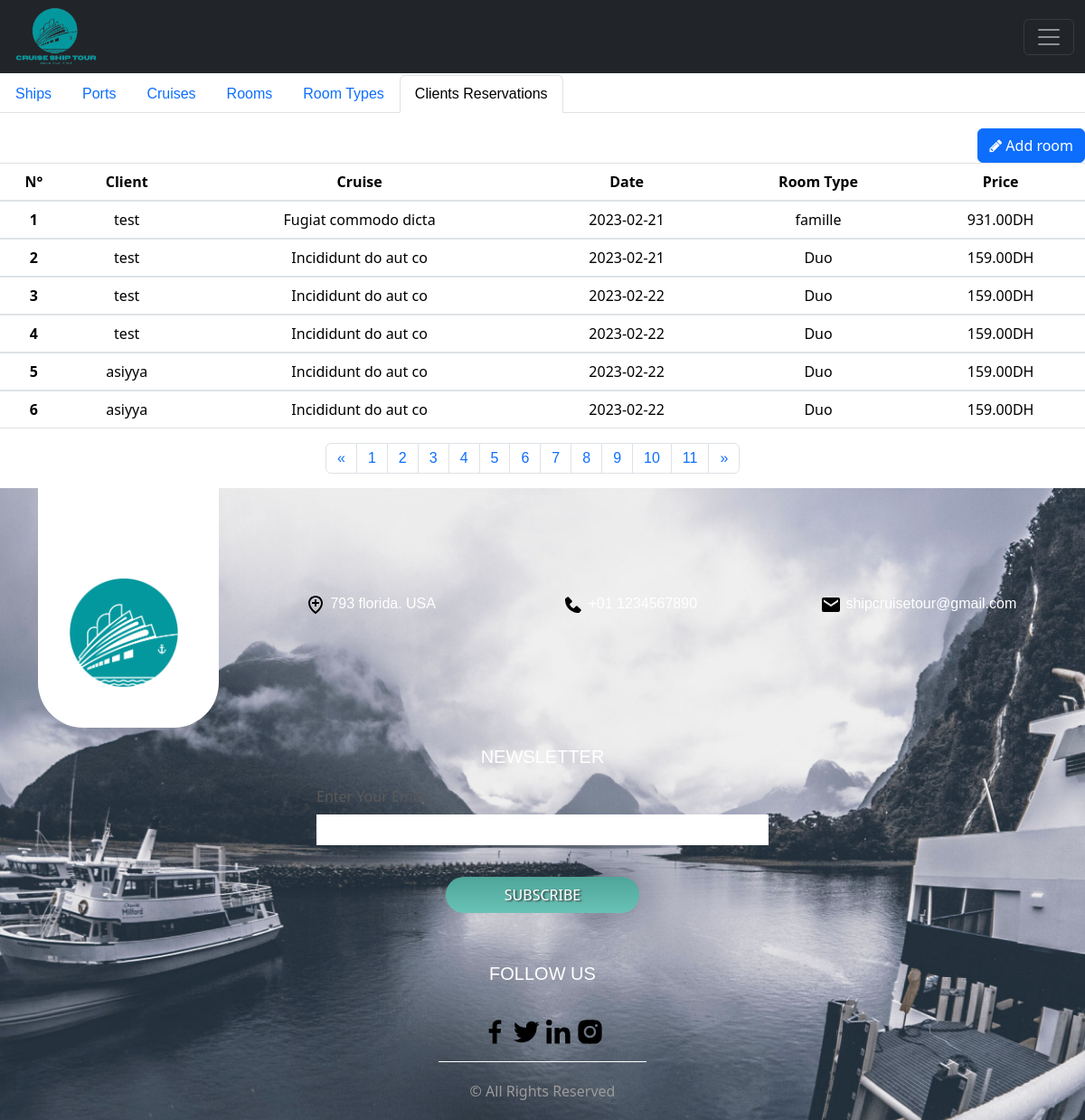
The app's page /clientsreservations (signed in) with its own data.
### tables this page shows
CREATE TABLE `reservations` (
  `id` int(10) NOT NULL,
  `date` date NOT NULL,
  `prix` int(10) NOT NULL,
  `id_client` int(4) NOT NULL,
  `id_cruise` int(5) NOT NULL,
  `id_chambre` int(5) NOT NULL
);

CREATE TABLE `users` (
  `id` int(4) NOT NULL,
  `nom` varchar(20) NOT NULL,
  `email` varchar(100) NOT NULL,
  `password` varchar(100) NOT NULL,
  `role` tinyint(1) NOT NULL,
  `prenom` varchar(20) DEFAULT NULL
);

CREATE TABLE `cruises` (
  `id` int(5) NOT NULL,
  `prix` int(5) NOT NULL,
  `image` varchar(255) NOT NULL,
  `nombre_nuits` int(2) NOT NULL,
  `port_depart` varchar(30) NOT NULL,
  `date_depart` date NOT NULL,
  `id_ship` int(5) NOT NULL,
  `nom` varchar(300) NOT NULL,
  `descriptif` varchar(10000) NOT NULL,
  `itineraire` varchar(255) NOT NULL
);

CREATE TABLE `roomtypes` (
  `id` int(2) NOT NULL,
  `prix` int(10) NOT NULL,
  `capacite` int(2) NOT NULL,
  `type` varchar(20) NOT NULL
);

### app/libraries/Core.php (called while the page is built, shortened)
<?php
  class Core {
    protected $currentMethod = 'index';
    public function __construct(){
      $url = $this->getUrl();
            if(file_exists('../app/controllers/'.ucwords($url[0]).'.php')){
        unset($url[0]);
      }
      $this->currentController = new $this->currentController;
      $this->params = $url ? array_values($url) : [];
      call_user_func_array([$this->currentController, $this->currentMethod], $this->params);
    }
    public function getUrl(){
        if(isset($_GET['url'])){
          $url = rtrim($_GET['url'], '/');
          $url = filter_var($url, FILTER_SANITIZE_URL);
          $url = explode('/', $url);
          return $url;
        }
    }
  }

### public/index.php (called while the page is built, shortened)
<?php
  $init = new Core;

### app/libraries/Database.php (called while the page is built, shortened)
<?php
class Database {
	private $host = DB_HOST;
	private $user = DB_USER;
	private $pass = DB_PASS;
	private $dbname = DB_NAME;
	private $dbh;
	private $stmt;
	public function __construct() {
		$dsn = 'mysql:host=' . $this->host . ';dbname=' . $this->dbname;
		$options = array (
			PDO::ATTR_PERSISTENT => true,
			PDO::ATTR_ERRMODE => PDO::ERRMODE_EXCEPTION
		);
		try {
			$this->dbh = new PDO ($dsn, $this->user, $this->pass, $options);
		}
		catch ( PDOException $e ) {
			$this->error = $e->getMessage();
		}
	}
	public function query($query) {
		 $this->stmt = $this->dbh->prepare($query);
	}
		public function queryPaginated($query,$start=null,$offset=null) {
			 $this->stmt = $this->dbh->prepare($query);
		}
	public function bind($param, $value, $type = null) {
		if (is_null ($type)) {
			switch (true) {
				case is_int ($value) :
					$type = PDO::PARAM_INT;
					break;
			}
		}
		$this->stmt->bindValue($param, $value, $type);
	}
	public function execute(){
		return $this->stmt->execute();
	}
	public function resultset(){
		$this->execute();
		return $this->stmt->fetchAll(PDO::FETCH_OBJ);
	}
}

### app/models/ClientReservation.php (called while the page is built, shortened)
<?php
  class ClientReservation {
    private $db;
    public function __construct(){
      $this->db = new Database;
    }
    public function getAllClientsreservations(){
      $Limit = 6;
      $page_number = isset($_GET['page']) ? (int)$_GET['page']: 1;
      $page_number = $page_number < 1 ? 1 : $page_number;
      $offset = ($page_number - 1) * $Limit;
      $this->db->queryPaginated("SELECT reservations.*,
                users.nom AS client,
                cruises.nom AS cruise,
                roomtypes.type AS roomType
                FROM reservations
                INNER JOIN users
                ON reservations.id_client=users.id
                INNER JOIN cruises
                ON reservations.id_cruise=cruises.id
                INNER JOIN rooms
                ON reservations.id_chambre=rooms.id
                INNER JOIN roomtypes
                ON roomtypes.id=rooms.id_type
                LIMIT $Limit OFFSET $offset");
      $results = $this->db->resultset();
      return $results;
    }
    public function getAllClientreservationsById($id_client){
    $Limit = 6;
    $page_number = isset($_GET['page']) ? (int)$_GET['page']: 1;
    $page_number = $page_number < 1 ? 1 : $page_number;
    $offset = ($page_number - 1) * $Limit;
      $this->db->query("SELECT reservations.*,
              reservations.id AS id_reservation,
              cruises.date_depart AS cruiseDepart,
              cruises.nom AS cruiseName,
              roomtypes.type AS roomType,
              cruises.itineraire AS itineraireCruise,
              users.nom AS clientName
              FROM reservations
              INNER JOIN cruises
              ON reservations.id_cruise = cruises.id
              INNER JOIN rooms
              ON reservations.id_chambre = rooms.id
              INNER JOIN roomtypes
              ON rooms.id_type=roomtypes.id
              INNER JOIN users
              ON reservations.id_client = users.id
              WHERE id_client= :id_client
              ORDER BY cruises.date_depart DESC
              LIMIT $Limit OFFSET $offset ");
              $this->db->bind(':id_client', $id_client);
      $results = $this->db->resultset();
       return $results;
    }
  }

### app/views/clientsreservations/index.php (the view, shortened to what this page needs)
<?php require APPROOT . '/views/inc/header.php'; ?>
 <nav>
  <div class="nav nav-tabs" id="nav-tab" role="tablist">
    <a  class="nav-link " href="<?= URLROOT; ?>/ships" >Ships</a>
    <a class="nav-link " href="<?= URLROOT; ?>/ports">Ports</a>
    <a class="nav-link" href="<?= URLROOT; ?>/cruises">Cruises</a>
    <a class="nav-link " href="<?= URLROOT; ?>/rooms">Rooms</a>
    <a class="nav-link " href="<?= URLROOT; ?>/roomtypes">Room Types</a>
    <a class="nav-link active" href="<?= URLROOT; ?>/clientsreservations">Clients Reservations</a>
  </div>
</nav>
<div class="tab-content" id="nav-tabContent">
  <div class="tab-pane fade show active" id="nav-contact" role="tabpanel" aria-labelledby="nav-contact-tab" tabindex="0"><table class="table bg-light ">
  <div class="tab-pane fade " id="nav-profile" role="tabpanel" aria-labelledby="nav-profile-tab" tabindex="0">  <table class="table bg-light ">
  <div class="col-md-6 ">
    </div>
  <div class="col-ml-6">
      <a class="btn btn-primary pull-right" href="<?php echo URLROOT; ?>/clientsreservations/add"><i class="fa fa-pencil" aria-hidden="true"></i> Add room</a>
    </div>
  <thead class="text-center">
    <tr>
      <th scope="col">N°</th>
      <th scope="col">Client</th>
      <th scope="col">Cruise</th>
      <th scope="col">Date</th>
      <th scope="col">Room Type</th>
      <th scope="col">Price</th>
    </tr>
  </thead>
  <?php foreach($data['clientsreservations'] as $clientreservation):?>
  <tbody class="text-center">
    <tr>
      <th scope="row" class="counterCell"></th>
      <td><?= $clientreservation->client;?></td>
      <td><?= $clientreservation->cruise;?></td>
      <td><?= $clientreservation->date;?></td>
      <td><?= $clientreservation->roomType;?></td>
      <td> <?php printf("%.2f",$clientreservation->prix ) ; ?>DH</td>
   </tr>
  </tbody>
  <?php endforeach; ?>
</table></div>
<div class="pag">
                  <nav aria-label="Page navigation ">
                  <ul class="pagination">
                    <li class="page-item">
                    <?php for($i = 1 ; $i <= 5 ; $i++): ?>
                      <a class="page-link" href="<?= URLROOT?>/clientsreservations?page=<?=$i-1;?>" aria-label="Previous">
                        <span aria-hidden="true">&laquo;</span>
                      </a>
                    </li>
                    <?php for($i = 1 ; $i <= 11 ; $i++): ?>
                    <li class="page-item"><a class="page-link" href="<?= URLROOT?>/clientsreservations?page=<?=$i;?>"><?= $i;?></a></li>
                    <?php endfor ;?>
                    <li class="page-item">
                      <a class="page-link" href="<?= URLROOT?>/clientsreservations?page=<?=$i+1;?>" aria-label="Next">
                        <span aria-hidden="true">&raquo;</span>
                      </a>
                    </li>
                    <?php endfor ;?>
                  </ul>
                  </nav>
                </div>
</div>
<?php require APPROOT . '/views/inc/footer.php'; ?>

### public/css/style.css (style rules this page uses)
.pag { margin-left: 30%; }
body { overflow-x: hidden; }
body:not(.light) { background: #ffffff; color: rgb(0, 0, 0); }
.show { color: #000000 !important; }
table { counter-reset: tableCount; }
.counterCell:before { content: counter(tableCount); counter-increment: tableCount; }
a { text-decoration: none !important; color: #d8e8f5; font-family: Arial, Helvetica, sans-serif; }

### records on screen
reservations: id_client.nom "test", id_cruise.nom "Fugiat commodo dicta", date "2023-02-21", roomtypes.type "famille", prix "931.00"
reservations: id_client.nom "test", id_cruise.nom "Incididunt do aut co", date "2023-02-21", roomtypes.type "Duo", prix "159.00"
reservations: id_client.nom "test", id_cruise.nom "Incididunt do aut co", date "2023-02-22", roomtypes.type "Duo", prix "159.00"
reservations: id_client.nom "test", id_cruise.nom "Incididunt do aut co", date "2023-02-22", roomtypes.type "Duo", prix "159.00"
reservations: id_client.nom "asiyya", id_cruise.nom "Incididunt do aut co", date "2023-02-22", roomtypes.type "Duo", prix "159.00"
reservations: id_client.nom "asiyya", id_cruise.nom "Incididunt do aut co", date "2023-02-22", roomtypes.type "Duo", prix "159.00"
